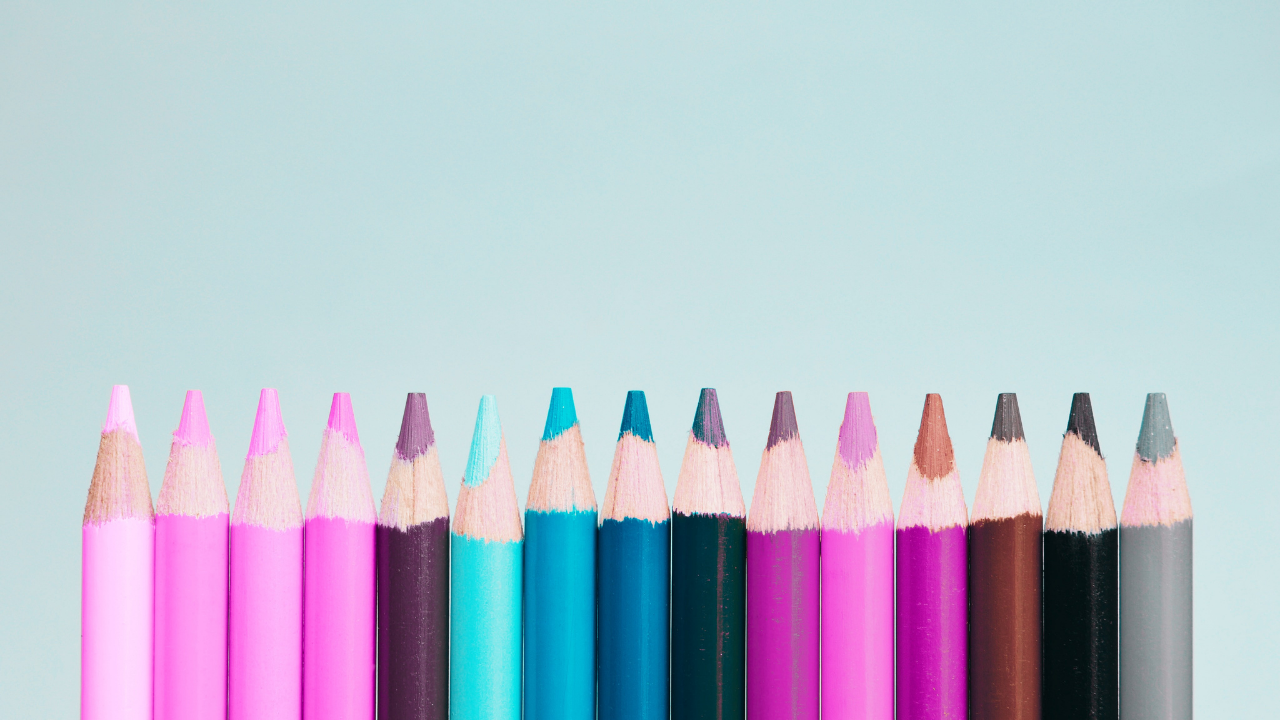
#> input picture backgrounds/1-1.png, 1280 x 720 px
$ python -i thumb_generator.py   (imports and definitions only)   (older library calls are emulated)
#> lines starting #> are read from the running program, lines starting #| are printed output that depends on the picture; after the words box and inside, x2 and y2 are one past the last pixel; in counts of white or black regions, pixels touching at a corner belong together
#> further down, picture is the input picture: shape (720, 1280, 3); mean B, G, R 206.5, 191.1, 184.6
# Import Libraries
from email.policy import default
import textwrap
from turtle import back
from sympy import true
import cv2
import time
import numpy as np
import time
#from rembg import remove
from PIL import Image, ImageFont, ImageDraw
import os, random
import argparse
import shutil


# [96 lines left out: functions find_smile, add_background, add_text, not called in this run]

def save_thumbnail(img):
    img.save('./thumbs/thumb-'+str(int(time.time()))+'.png',"PNG")

def remove_background(img):
    rembg = remove(img)
    return (rembg)

def draw_border(img):
    img2 = img.copy()
    resizegray = cv2.cvtColor(img, cv2.COLOR_BGR2GRAY)
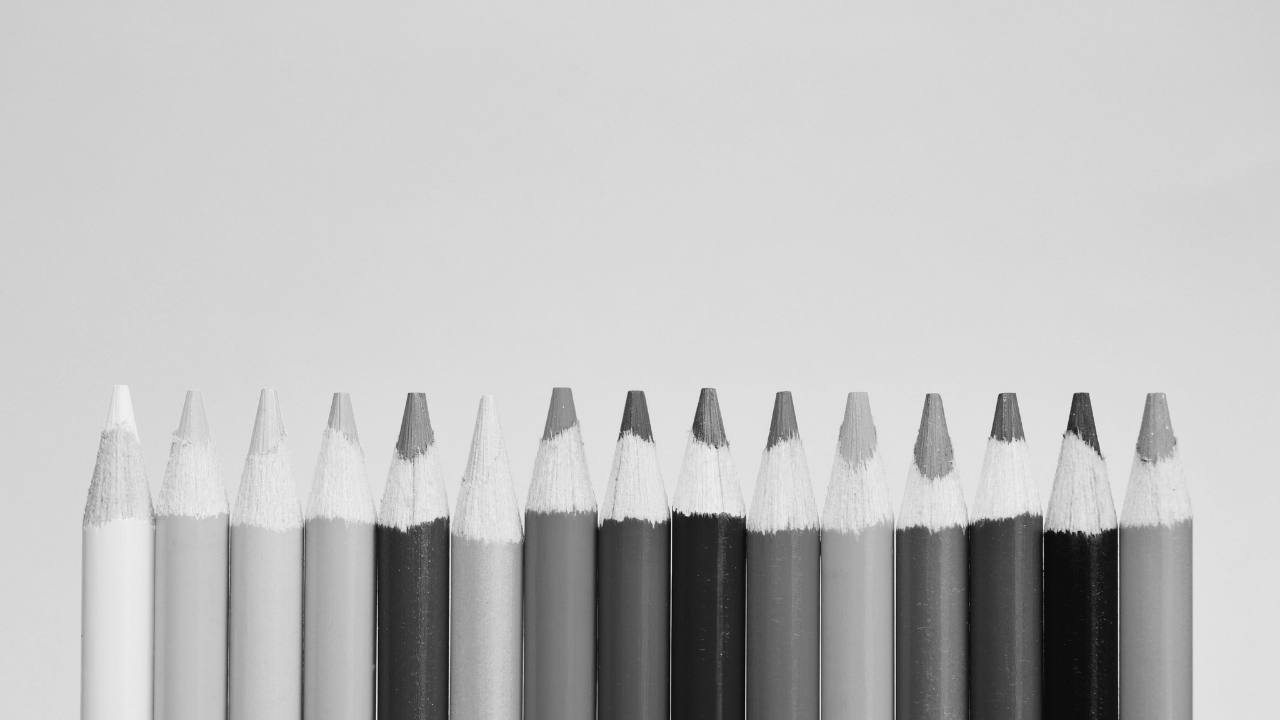
#> resizegray: shape (720, 1280); min 9, max 244, mean 190.9
    ret, thresh = cv2.threshold(resizegray, 0, 255, 0)
#> thresh: shape (720, 1280); every value is 255
    contours, hierarchy = cv2.findContours(thresh, cv2.RETR_EXTERNAL, cv2.CHAIN_APPROX_NONE)
#> contours = 1 contour; box (x1, y1, x2, y2) and area: (0, 0, 1280, 720) 919601
    cv2.drawContours(img, contours, -1, (255,255,255), 8)
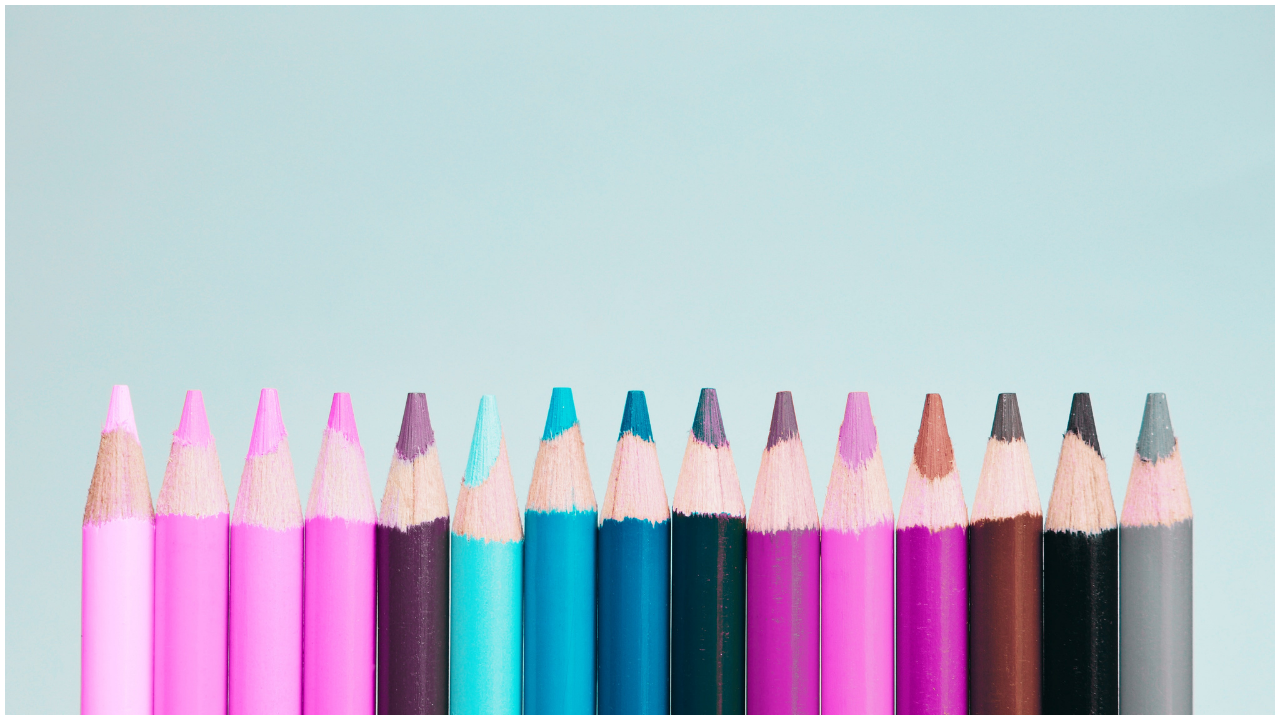
#> img: shape (720, 1280, 3); 2.16% of pixels changed, all inside (x1, y1, x2, y2) = (0, 0, 1280, 720)
    return (img)

# [53 lines left out: functions create_thumbnail, remove_thumbs, copy_thumbs, not called in this run]


def main(input: str, title: str, delete_thumbs: bool=True):
    create_thumbnail(input, title, delete_thumbs)
    copy_thumbs(title)

def str2bool(value):
    return value.lower() == 'true'

# [26 lines not run here, left out]

>>> import cv2
>>> picture = cv2.imread('backgrounds/1-1.png')
>>> result = draw_border(picture)

$ run again, on backgrounds/5-1.png
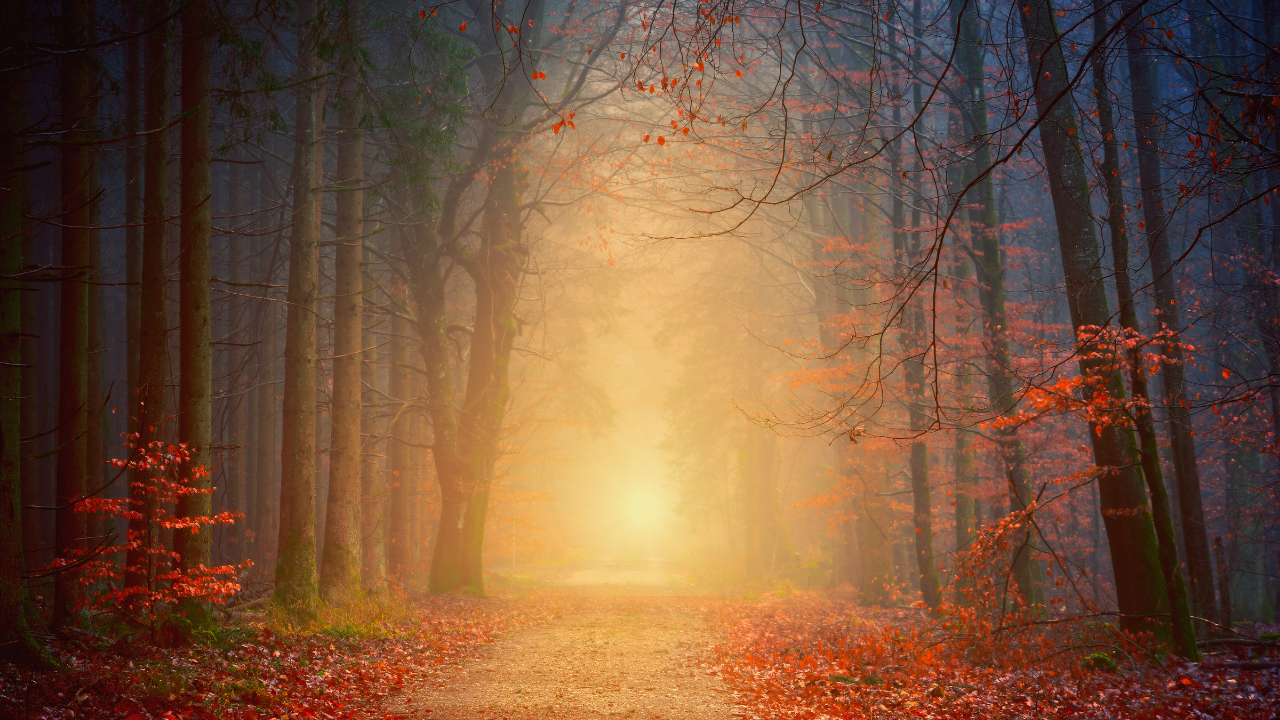
#> input picture backgrounds/5-1.png, 1280 x 720 px
#> picture is the input picture: shape (720, 1280, 3); mean B, G, R 58.5, 82.3, 116.5
#> in draw_border, `resizegray = cv2.cvtColor(img, cv2.COLOR_BGR2GRAY)`:
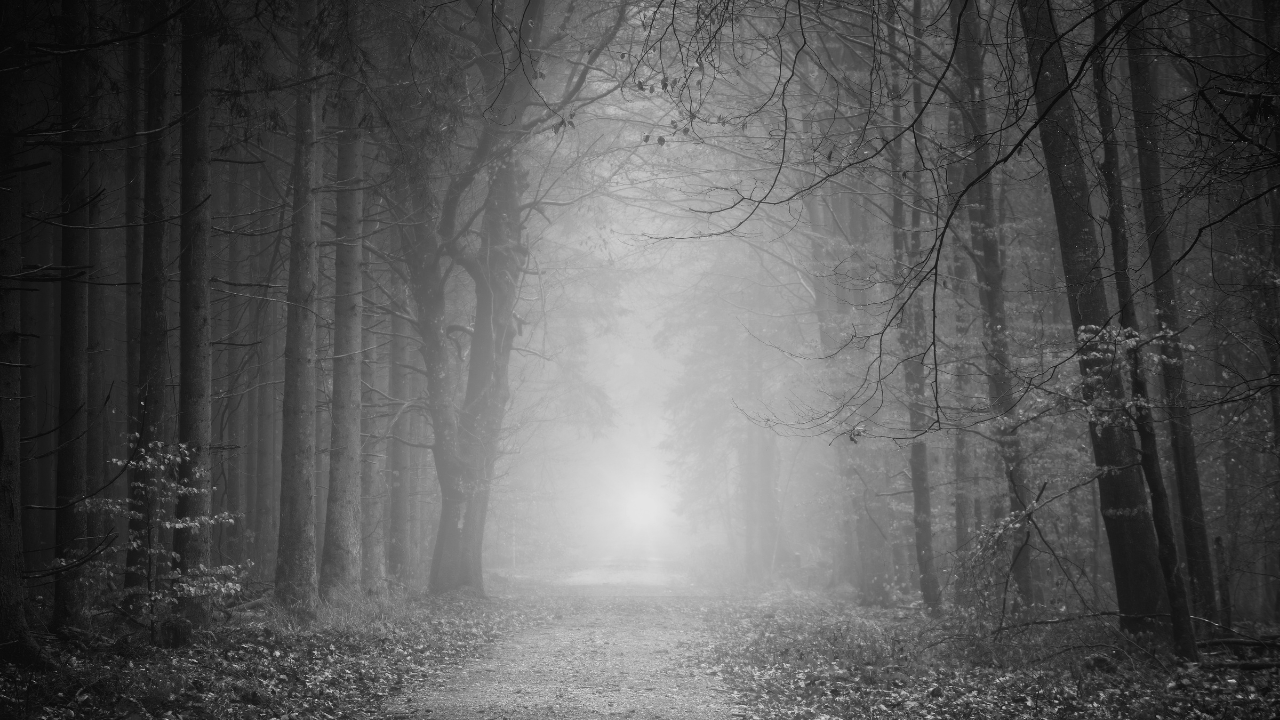
#> resizegray: shape (720, 1280); min 3, max 234, mean 89.8
#> thresh: shape (720, 1280); every value is 255
#> contours = 1 contour; box (x1, y1, x2, y2) and area: (0, 0, 1280, 720) 919601
#> in draw_border, `cv2.drawContours(img, contours, -1, (255,255,255), 8)`:
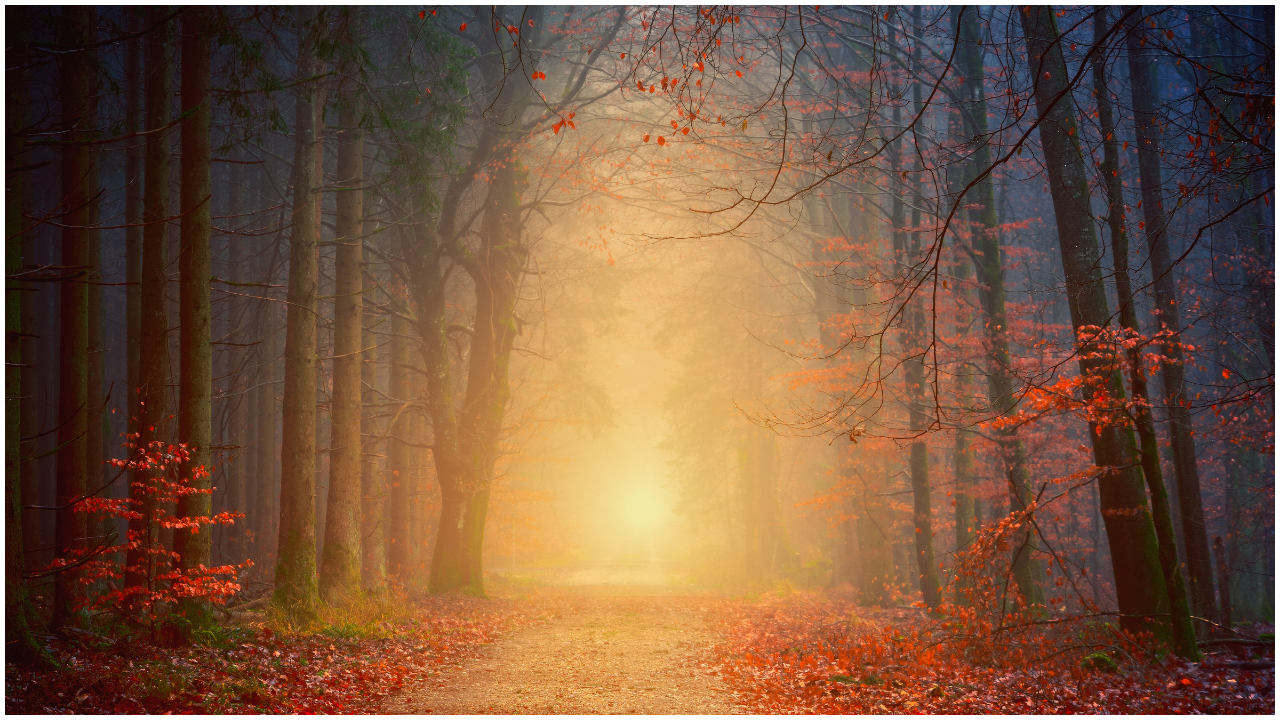
#> img: shape (720, 1280, 3); 2.16% of pixels changed, all inside (x1, y1, x2, y2) = (0, 0, 1280, 720)
